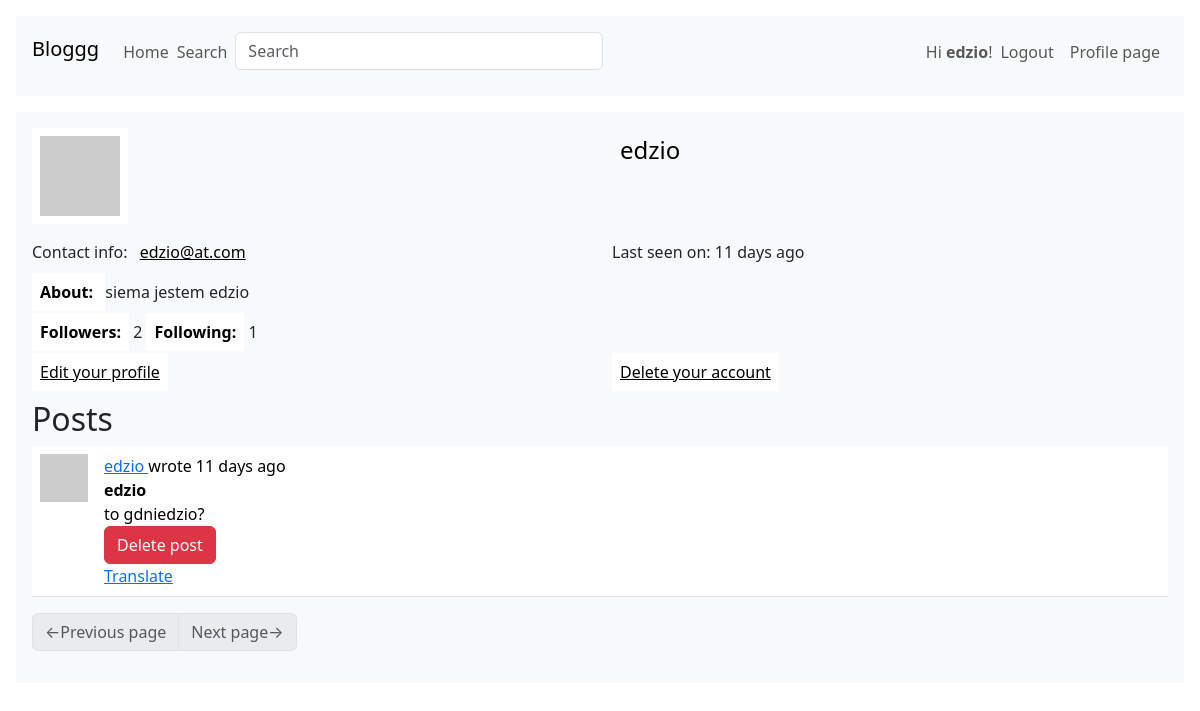
The page /user/edzio (signed in) on the database as committed earlier.
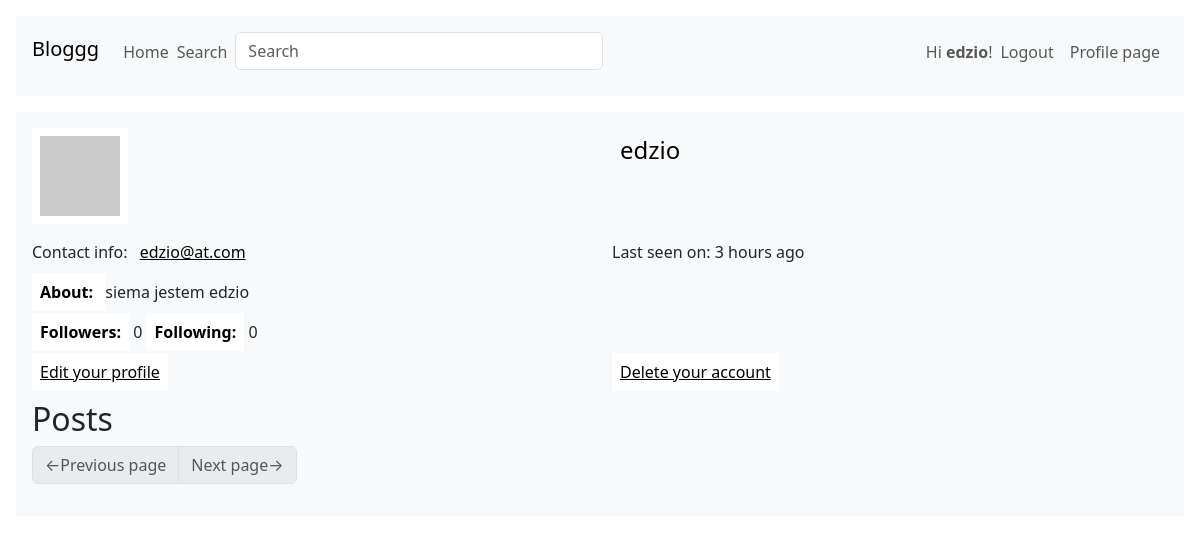
The same page on the database as committed later.
### webapp/models.py (models this page shows, shortened)
class User(UserMixin, db.Model):
    __searchable__ = ['username']
    id:         sqo.Mapped[int] = sqo.mapped_column(primary_key=True)
    username:   sqo.Mapped[str] = sqo.mapped_column(sqa.String(64), index=True, unique=True)
    email:      sqo.Mapped[str] = sqo.mapped_column(sqa.String(128), index=True, unique=True)
    hashed_pass:sqo.Mapped[Optional[str]] = sqo.mapped_column(sqa.String(256))
    about:      sqo.Mapped[Optional[str]] = sqo.mapped_column(sqa.String(3072))
    last_seen:  sqo.Mapped[Optional[datetime]] = sqo.mapped_column(default=lambda: datetime.now(timezone.utc))
    posts:      sqo.WriteOnlyMapped['Post'] = sqo.relationship(back_populates='author', passive_deletes=True)
    followers:  sqo.WriteOnlyMapped['User'] = sqo.relationship(
        secondary=followers_table, primaryjoin=(followers_table.c.followed_id == id),
        secondaryjoin=(followers_table.c.follower_id == id), back_populates='following',
        passive_deletes=True
    )
    following:   sqo.WriteOnlyMapped['User'] = sqo.relationship(
        secondary=followers_table, primaryjoin=(followers_table.c.follower_id == id),
        secondaryjoin=(followers_table.c.followed_id == id), back_populates='followers',
        passive_deletes=True
    )
    def avatar(self, size):
        hash = md5((self.username+self.email+str(2384129234)).encode('utf-8')).hexdigest()
        return f'https://www.gravatar.com/avatar/{hash}?d=identicon&s={size}'
    def followers_counter(self):
        query = sqa.select(sqa.func.count()).select_from(self.followers.select().subquery())
        return db.session.scalar(query)
    def following_counter(self):
        query = sqa.select(sqa.func.count()).select_from(self.following.select().subquery())
        return db.session.scalar(query)
    def get_posts_query(self):
        return self.posts.select().order_by(Post.timestamp.desc())

class SearchableMixin(object):
    @classmethod
    def before_commit(cls, session):
        session._changes = {
            'add': list(session.new),
            'update': list(session.dirty),
            'delete': list(session.deleted)
        }
    @classmethod
    def after_commit(cls, session):
        for obj in session._changes['add']:
            if isinstance(obj, SearchableMixin):
                add_to_index(obj.__class__, obj)
        for obj in session._changes['update']:
            if isinstance(obj, SearchableMixin):
                add_to_index(obj.__class__, obj)
        for obj in session._changes['delete']:
            if isinstance(obj, SearchableMixin):
                remove_from_index(obj.__class__, obj)
        session._changes = None

class Post(SearchableMixin, db.Model):
    __searchable__ = ['title', 'body']
    id:         sqo.Mapped[int] = sqo.mapped_column(primary_key=True)
    user_id:    sqo.Mapped[int] = sqo.mapped_column(sqa.ForeignKey(User.id), index=True)
    timestamp:  sqo.Mapped[datetime] = sqo.mapped_column(index=True, default=lambda: datetime.now(timezone.utc))
    title:      sqo.Mapped[str] = sqo.mapped_column(sqa.String(64), index=True)
    body:       sqo.Mapped[str] = sqo.mapped_column(sqa.String(3072))
    language:   sqo.Mapped[Optional[str]] = sqo.mapped_column(sqa.String(8))
    author:     sqo.Mapped[User] = sqo.relationship(back_populates='posts')

### webapp/main/routes.py (the view)
@bp.route('/user/<username>')
@login_required
def user_page(username):
    user = db.first_or_404(sqa.select(User).where(username == User.username))
    form = EmptyForm()
    page = request.args.get('page', 1, type=int)
    query = user.get_posts_query()
    posts = db.paginate(query, page=page, per_page=current_app.config['POSTS_PER_PAGE'], error_out=False)
    next_url = url_for('main.user_page', username=username, page=posts.next_num) if posts.has_next else None
    prev_url = url_for('main.user_page', username=username, page=posts.prev_num) if posts.has_prev else None
    return render_template('user_page.html', title=f'User {username}',
                           user=user, form=form, posts=posts, next_url=next_url, prev_url=prev_url)

### webapp/main/forms.py
class SearchForm(FlaskForm):
    query = StringField(_l('Search'), validators=[DataRequired()])
    def __init__(self, *args, **kwargs):
        if 'formdata' not in kwargs:
            kwargs['formdata'] = request.args
        if 'meta' not in kwargs:
            kwargs['meta'] = {'csrf': False}
        super(SearchForm, self).__init__(*args, **kwargs)

class EmptyForm(FlaskForm):
    submit = SubmitField(_l('Submit'))

### webapp/__init__.py (called while the page is built)
def get_locale():
    return request.accept_languages.best_match(current_app.config['LANGUAGES'])

### webapp/main/routes.py (called while the page is built)
@bp.before_request
def before_request():
    g.locale = str(get_locale())
    url = urlparse(request.url)
    url = url._replace(scheme='')
    url = url._replace(netloc='')
    url = urlunparse(url)
    g.current_path_and_args = url
    if current_user.is_authenticated:
        current_user.last_seen = datetime.now(timezone.utc)
        db.session.commit()
        g.search_form = SearchForm()

### webapp/models.py (called while the page is built)
@login.user_loader
def load_user(id):
    return db.session.get(User, int(id))

### webapp/templates/user_page.html (shortened to what this page needs)
{% extends "base.html" %}
{% block content %}
<div class="table">
    <div class="row mb-3">
        <div class="col">
            <img src="{{ user.avatar(128) }}">
        </div>
        <div class="col">
            <p class="h4 bg-light">{{ user.username }}</p>
        </div>
    </div>
    <div class="row mb-3">
        <div class="col bg-light">
            {{ _('Contact info:') }} <a class="bg-light" href="mailto:{{ user.email }}">{{ user.email }}</a>
        </div>
        <div class="col">
            {% if user.last_seen %}
                {{ _('Last seen on:') }} {{ moment(user.last_seen).fromNow() }}
            {% endif %}
        </div>
    </div>
    <div class="row mb-3">
        <div class="col">
            {% if user.about %}
                <b>{{ _('About:') }} </b>{{ user.about }}
            {% endif %}
        </div>
    </div>
    <div class="row mb-3">
        <div class="col">
            <b>{{ _('Followers:') }}</b> {{ user.followers_counter() }}
            <b>{{ _('Following:') }}</b> {{ user.following_counter() }}
        </div>
    </div>
    <div class="row">
        <div class="col">
            {% if user == current_user %}
                <a href="{{ url_for('main.edit_profile_page') }}">{{ _('Edit your profile') }}</a>
            {% endif %}
        </div>
        <div class="col">
            {% if user == current_user %}
                <a href="{{ url_for('auth.delete_account_page') }}">{{ _('Delete your account') }}</a>
            {% endif %}
        </div>
    </div>
</div>
<h2>{{ _('Posts') }}</h2>
{% for post in posts %}
    {% include "sub_post.html" %}
{% endfor %}
{% include "sub_pagination.html" %}
{% endblock %}

### webapp/templates/base.html (shortened to what this page needs)
<!DOCTYPE html>
{% import "macro_form_field.html" as macro_form %}
{% import "macro_submit_field.html" as macro_submit %}
{% import "macro_checkbox.html" as macro_checkbox %}
<html>
<head>
    <link href="{{ url_for('static', filename='bootstrap.min.css') }}" rel="stylesheet">
</head>
<body>
    <nav class="navbar navbar-expand bg-light m-3 pt-3 px-3 ">
        <div class="d-flex flex-grow-1">
            <span class="navbar-brand h1">Bloggg</span>
            <ul class="navbar-nav">
                <li class="nav-item">
                    <a class="nav-link" href="{{ url_for('main.index_page') }}">{{ _('Home') }}</a>
                </li>
                {% if g.search_form %}
                    <li class="nav-item">
                        <p class="navbar-text me-2">{{ _('Search') }}</p>
                    </li>
                    <li class="nav-item">
                        <form class="navbar-form navbar-left" method="get"
                            action="{{ url_for('main.search_page') }}">
                                {{ g.search_form.query(size=32, class='form-control',
                                    placeholder=g.search_form.query.label.text) }}
                        </form>
                    </li>
                {% endif %}
            </ul>
        </div>
        <div style="d-flex">
            <ul class="navbar-nav">
            {% if current_user.is_anonymous %}
                <li class="nav-item">
                    <a class="nav-link" href="{{ url_for('auth.login_page') }}">{{ _('Login') }}</a>
                </li>
                <li class="nav-item">
                    <a class="nav-link" href="{{ url_for('auth.registration_page') }}">{{ _('Register') }}</a>
                </li>
            {% else %}
                <li class="nav-item">
                    <p class="navbar-text">{{ _('Hi <b>%(user)s</b>!', user=current_user.username) }}</p>
                </li>
                <li class="nav-item">
                    <a class="nav-link" href="{{ url_for('auth.logout_page') }}">{{ _('Logout') }}</a>
                </li>
                <li class="nav-item">
                    <a class="nav-link" href="{{ url_for('main.user_page',
                        username=current_user.username) }}">{{ _('Profile page') }}</a>
                </li>
            {% endif %}
            </ul>
        </div>
    </nav>
    <div class="container-fluid m-0 px-3">
        <div class="container-fluid m-0 p-3 bg-light">
            {% block content %} {% endblock %}
        </div>
    </div>
</body>
</html>

### webapp/templates/sub_pagination.html
<nav aria-label="Post navigation">
    <ul class="pagination">
        <li class="page-item{% if not prev_url %} disabled {% endif %}">
            <a class="page-link" href="{{ prev_url }}">
                <span aria-hidden="true">&larr;</span>{{ _('Previous page') }}
            </a>
        </li>
        <li class="page-item{% if not next_url %} disabled {% endif %}">
            <a class="page-link" href="{{ next_url }}">
                {{ _('Next page') }}<span aria-hidden="true">&rarr;</span>
            </a>
        </li>
    </ul>
</nav>

### webapp/templates/sub_post.html (shortened to what this page needs)
<table class="table table-hover">
    <tr>
        <td width="64px">
            <a href="{{ url_for('main.user_page', username=post.author.username) }}">
                <img src="{{ post.author.avatar(64) }}" class="img-fluid">
            </a>
        </td>
        <td>
            {{ _('%(username)s wrote %(when)s',
                username=user_link, when=moment(post.timestamp).fromNow()) }}
            <br>
            <b>{{ post.title }}</b>
            <br>
            <span id="post-{{ post.id }}">{{ post.body }}</span>
            <br>
            {% if post.author == current_user %}
                <form action=
                "{{ url_for('main.delete_post', post_id=post.id, next=g.current_path_and_args) }}"
                method="post">
                    <input class="btn btn-danger" type="submit" value="{{ _('Delete post') }}">
                </form>
            {% endif %}
            {% if post.language and post.language != g.locale %}
                <span id="translation-{{ post.id }}">
                    <a href="javascript:translate(
                        'post-{{ post.id }}',
                        'translation-{{ post.id }}',
                        '{{ post.language }}',
                        '{{ g.locale }}');">{{ _('Translate') }}</a>
                </span>
            {% endif %}
        </td>
    </tr>
</table>

Rows that differ between the two databases and show on the page:
removed Post: title "edzio", body "to gdniedzio?"
changed User "edzio": last_seen "11 days ago" → "3 hours ago"
Other text that changed with them:
{{ user.followers_counter() }}: "2" → "0"
{{ user.following_counter() }}: "1" → "0"
